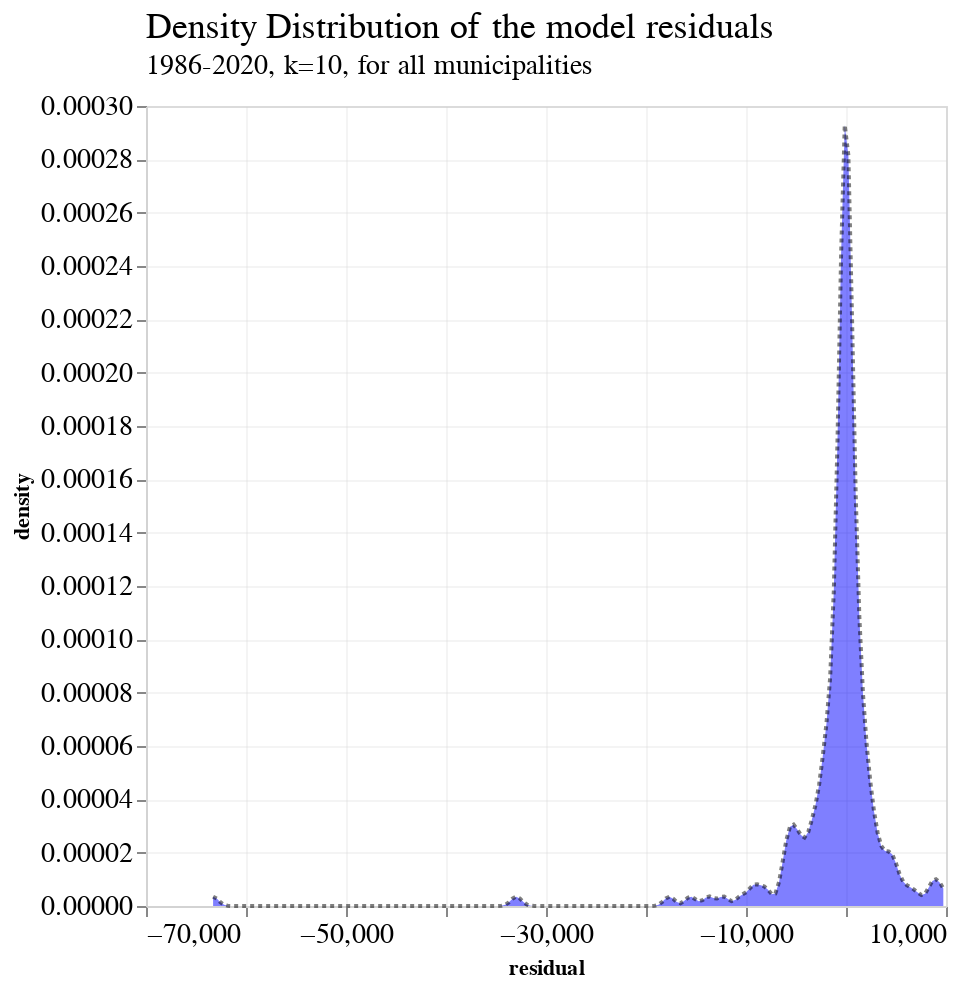

Notebook code for this chart:
### Code cell
residual_chart = alt.Chart(final_prediction_df_w_index).transform_density(
    'residual',
    as_=['residual', 'density'],
).mark_area(opacity=0.5, color="blue").encode(
    x="residual:Q",
    y='density:Q',
)

residual_line_chart = alt.Chart(final_prediction_df_w_index).transform_density(
    'residual',
    as_=['residual', 'density'],
).mark_line(opacity=0.5, color="black", strokeDash=[2,2]).encode(
    x="residual:Q",
    y='density:Q',
).properties(
    width=400,
    height=400,
    title=science_theme_title(
        text="Density Distribution of the model residuals", 
        subtitle="1986-2020, k=10, for all municipalities"
    )
)
residual_chart + residual_line_chart

### Figure 1 — Vega-Lite specification as saved in the notebook (floating-point values rounded to 4 significant figures; data arrays with more than 128 entries replaced by an {"elided": "..."} marker saying what was removed)
{"config": {"view": {"width": 533.3, "height": 300.0, "fill": "white"}, "title": {"align": "left", "anchor": "start", "frame": "group", "font": "Helvetica Neue", "fontSize": 18, "dy": -2, "subtitleFont": "Helvetica Neue", "subtitleFontSize": 14, "fontWeight": "normal"}, "axis": {"domainColor": "lightGrey", "gridColor": "lightGrey", "gridWidth": 0.25, "titleFont": "Helvetica Neue", "titleFontSize": 11, "labelFont": "Helvetica Neue", "labelFontSize": 14}, "legend": {"layout": {"anchor": "start"}, "labelLimit": 0, "titleFontSize": 14, "titleFont": "Helvetica Neue", "labelFontSize": 14, "labelFont": "Helvetica Neue"}, "header": {"title": null, "titleFont": "Helvetica Neue", "labelFont": "Helvetica Neue", "labelFontSize": 14, "labelPadding": 2}, "range": {"category": ["#0C66B5", "#BA1D32", "#0F8E40", "#E56F20", "#862BAF", "#626D69", "#ED5087", "#3DB9E2", "#51DB63", "#E26868", "#FFB270", "#B37CEA", "#A8A1A4", "#FF87CD"]}}, "layer": [{"mark": {"type": "area", "color": "blue", "opacity": 0.5}, "encoding": {"x": {"field": "residual", "type": "quantitative"}, "y": {"field": "density", "type": "quantitative"}}, "transform": [{"density": "residual", "as": ["residual", "density"]}]}, {"mark": {"type": "line", "color": "black", "opacity": 0.5, "strokeDash": [2, 2]}, "encoding": {"x": {"field": "residual", "type": "quantitative"}, "y": {"field": "density", "type": "quantitative"}}, "height": 400, "title": {"align": "left", "anchor": "start", "frame": "group", "font": "Helvetica Neue", "fontSize": 18, "dy": -2, "subtitleFont": "Helvetica Neue", "subtitleFontSize": 14, "fontWeight": "normal", "text": "Density Distribution of the model residuals", "subtitle": "1986-2020, k=10, for all municipalities"}, "transform": [{"density": "residual", "as": ["residual", "density"]}], "width": 400}], "data": {"name": "data-ec8bd1b139213c07341f5efedd913d6b"}, "$schema": "https://vega.github.io/schema/vega-lite/v4.17.0.json", "datasets": {"data-ec8bd1b139213c07341f5efedd913d6b": {"elided": "210 records"}}}
